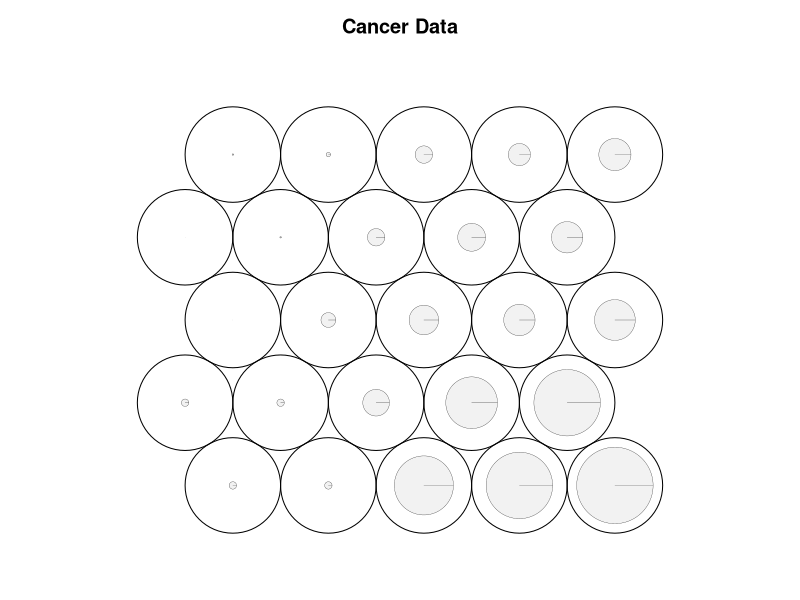
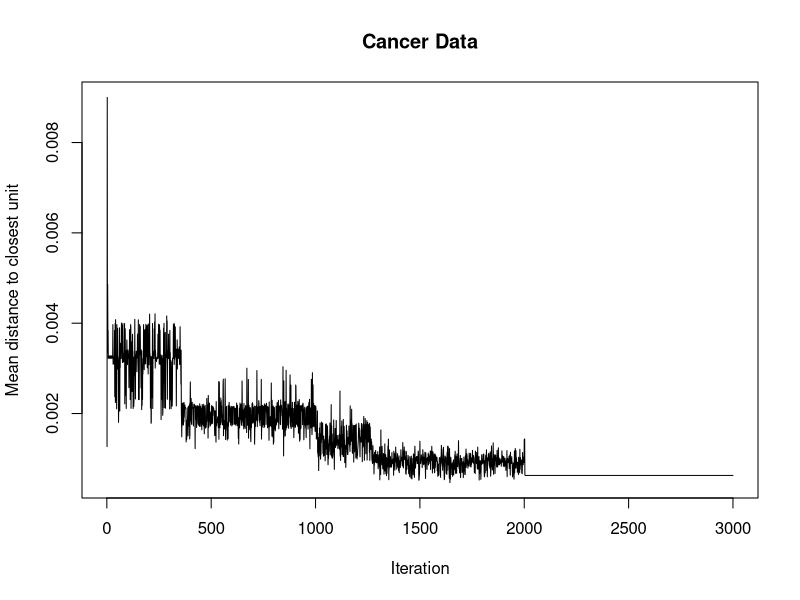
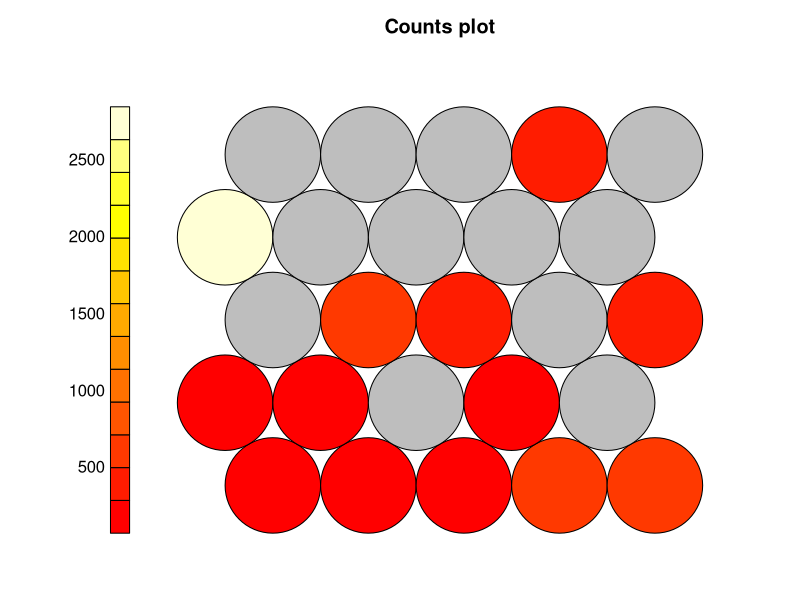
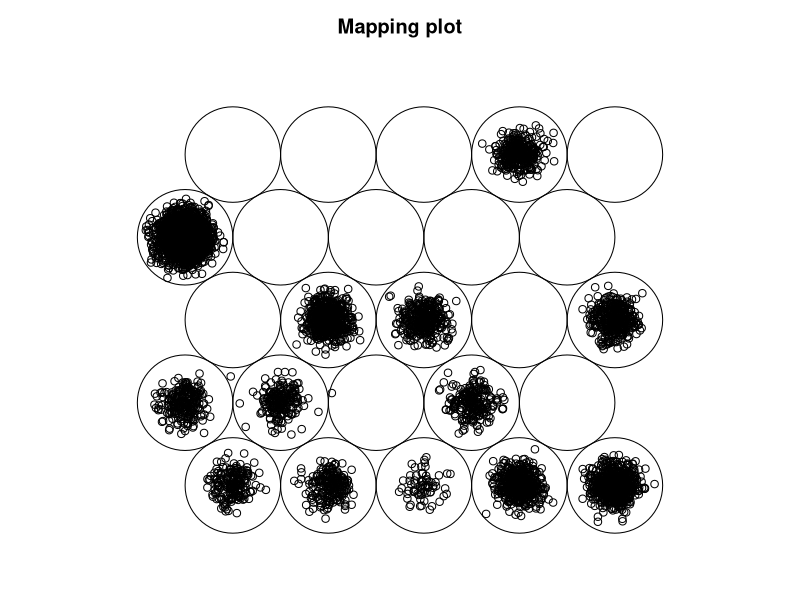
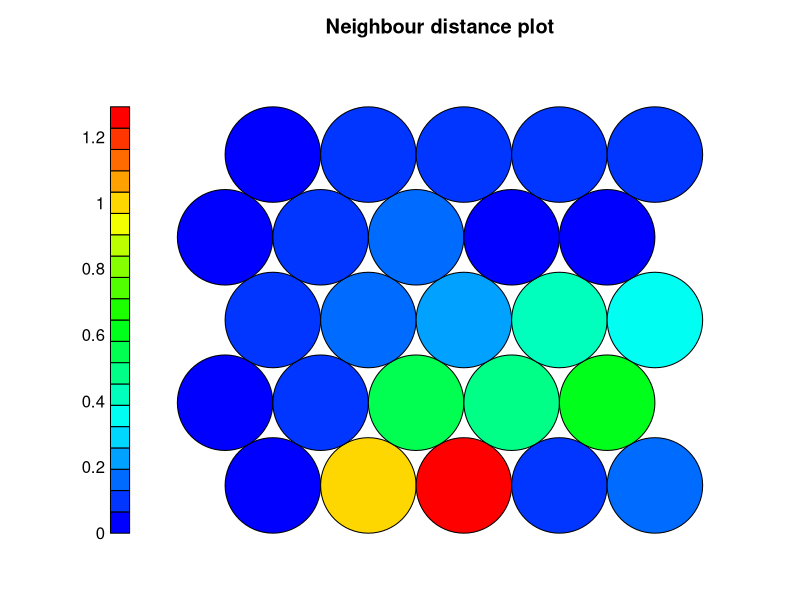
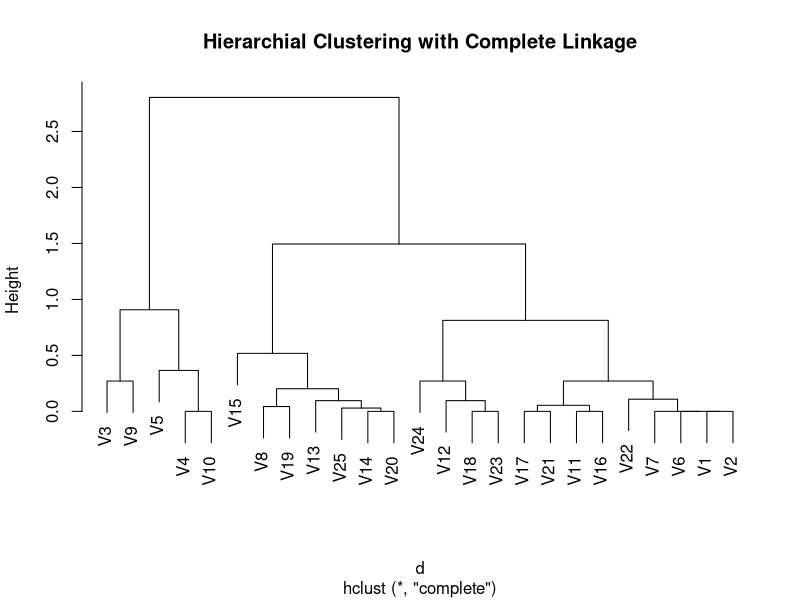
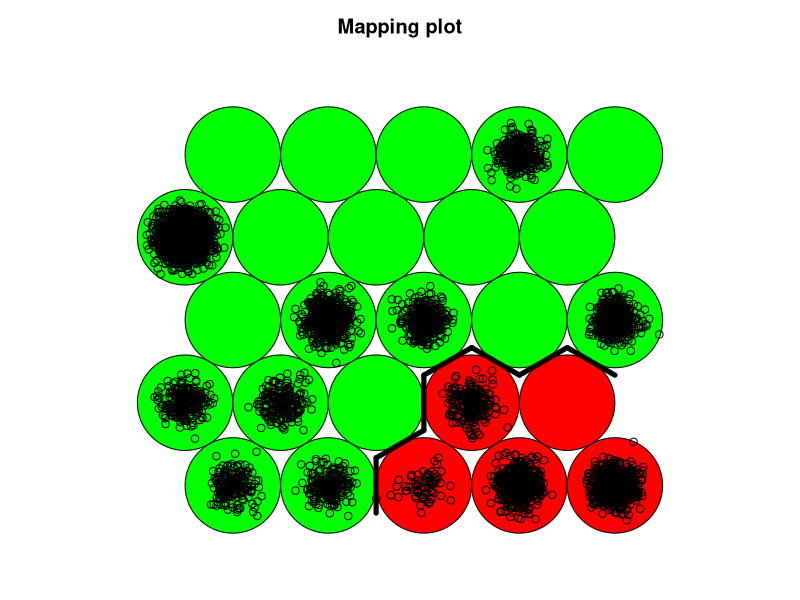

Recreate these plots in R, in order.
# Load packages
#install.packages("kohonen")
#install.packages("mlbench")
library(kohonen)
library(mlbench)

# Load data
data(BreastCancer)

# Remove data with NA values
bcancer.data <- BreastCancer[complete.cases(BreastCancer), ]

# Remove ID column
bcancer.data <- bcancer.data[,-1]

# Scale data
bcancer.scaled <- scale(as.numeric(unlist(bcancer.data)))

# Fit an SOM
set.seed(123)
som_grid <- somgrid(xdim = 5, ydim = 5, topo = "hexagonal")
bcancer.som <- supersom(bcancer.scaled, grid = som_grid, rlen = 3000, mode = "batch")

codes <- bcancer.som$codes[[1]]

graphics.off()

# Plot SOM
x11()
plot(bcancer.som, main = "Cancer Data")

# Show mean distances to closest codebook vector during training
x11()
plot(bcancer.som, type = "changes", main = "Cancer Data")

# Show number of objects mapped
x11()
plot(bcancer.som, type = "count")

# Show where objects are mapped
x11()
plot(bcancer.som, type = "mapping")

coolBlueHotRed <- function(n, alpha = 1){
  rev(rainbow(n, end=4/6, alpha = alpha))
  }

# Show U-matrix
x11()
plot(bcancer.som, type = "dist.neighbours", palette.name = coolBlueHotRed)

# Find distance matrix and perform complete hierarchical clustering
d <- dist(codes, method = "euclidean")
hc_complete = hclust(d, method = "complete")

# Plot dendrogram
x11()
plot(hc_complete, main = "Hierarchial Clustering with Complete Linkage")

# Cluster data
tumor_clusters <- cutree(hc_complete, k=2) # or h = 2.5

# Plot SOM using above clusters

custom_colors <- c("green", "red")
custom_bgcolor <- custom_colors[tumor_clusters]

x11()
plot(bcancer.som, type = "mapping", col = "black", bgcol = custom_bgcolor)
add.cluster.boundaries(bcancer.som, tumor_clusters)
